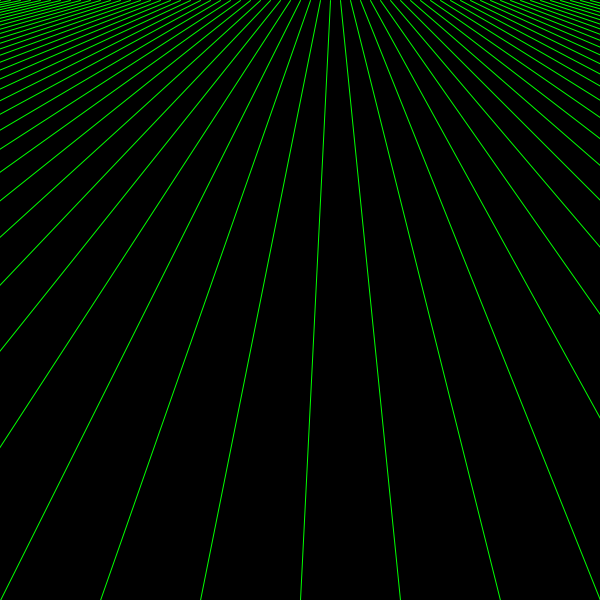
Frame 1 (no input)
Frame 60 (the mouse pressed at the canvas centre just before this capture): identical to frame 1, image omitted
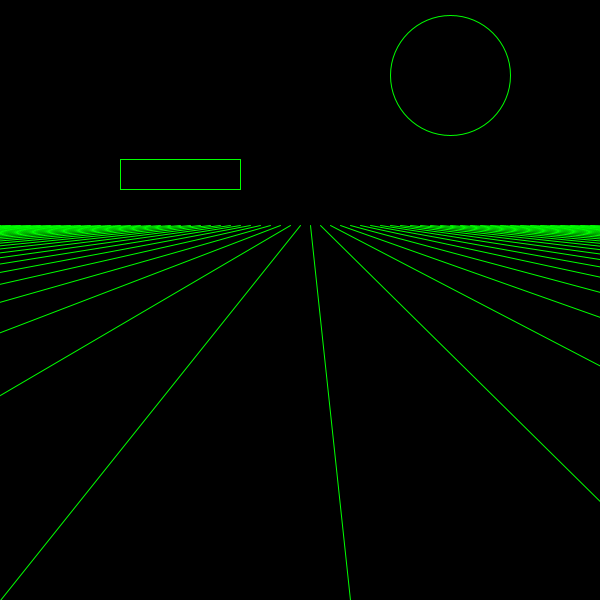
Frame 120 (the mouse held since frame 60 and released just before this capture)

The Processing sketch that drew these frames (run headless with seeded random() and noise(); from frame 60 on, the mouse is pressed at the canvas centre):

// Processing sketch: recedingLandscape
// ── recedingLandscape.pde
float stop;
float sbtm;
float sp;
int lns =60;
float h;

void setup(){
  size(600,600);
  //fullScreen();
  background(0);
  stroke(0,255,0);
  sp= width/lns;
  
  sbtm = 10;
  h=0;
  
}

void draw(){
  
  background(0);
  h= map(mouseY,0,height,0,height-height/4);
  sbtm = map(mouseX,0,width,10,60);
  noFill();
  ellipse(width-width/4,h-height/4,height/5,height/5);
  rect(frameCount%width,h-height/9,height/5,height/20);
  for(int i=0;i<lns;i++){
    line(i*sp,h,(i-lns/2)*sp*sbtm,height);
  }
}
